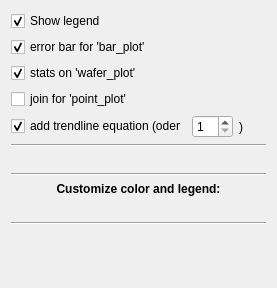
                 <widget class="QWidget" name="scrollAreaWidgetContents_8">
                  <property name="geometry">
                   <rect>
                    <x>0</x>
                    <y>0</y>
                    <width>277</width>
                    <height>288</height>
                   </rect>
                  </property>
                  <layout class="QVBoxLayout" name="verticalLayout_11">
                   <item>
                    <widget class="QCheckBox" name="cb_legend_visible">
                     <property name="text">
                      <string>Show legend</string>
                     </property>
                     <property name="checked">
                      <bool>true</bool>
                     </property>
                    </widget>
                   </item>
                   <item>
                    <widget class="QCheckBox" name="cb_show_err_bar_plot">
                     <property name="text">
                      <string>error bar for 'bar_plot'</string>
                     </property>
                     <property name="checked">
                      <bool>true</bool>
                     </property>
                    </widget>
                   </item>
                   <item>
                    <widget class="QCheckBox" name="cb_wafer_stats">
                     <property name="text">
                      <string>stats on 'wafer_plot'</string>
                     </property>
                     <property name="checked">
                      <bool>true</bool>
                     </property>
                    </widget>
                   </item>
                   <item>
                    <widget class="QCheckBox" name="cb_join_for_point_plot">
                     <property name="text">
                      <string>join for 'point_plot'</string>
                     </property>
                    </widget>
                   </item>
                   <item>
                    <layout class="QHBoxLayout" name="horizontalLayout_126">
                     <item>
                      <widget class="QCheckBox" name="cb_trendline_eq">
                       <property name="text">
                        <string>add trendline equation (oder</string>
                       </property>
                       <property name="checked">
                        <bool>true</bool>
                       </property>
                      </widget>
                     </item>
                     <item>
                      <widget class="QDoubleSpinBox" name="spb_trendline_oder">
                       <property name="decimals">
                        <number>0</number>
                       </property>
                       <property name="minimum">
                        <double>1.000000000000000</double>
                       </property>
                       <property name="maximum">
                        <double>10.000000000000000</double>
                       </property>
                      </widget>
                     </item>
                     <item>
                      <widget class="QLabel" name="label_18">
                       <property name="text">
                        <string>)</string>
                       </property>
                      </widget>
                     </item>
                     <item>
                      <spacer name="horizontalSpacer_5">
                       <property name="orientation">
                        <enum>Qt::Horizontal</enum>
                       </property>
                       <property name="sizeHint" stdset="0">
                        <size>
                         <width>40</width>
                         <height>20</height>
                        </size>
                       </property>
                      </spacer>
                     </item>
                    </layout>
                   </item>
                   <item>
                    <widget class="Line" name="line_3">
                     <property name="orientation">
                      <enum>Qt::Horizontal</enum>
                     </property>
                    </widget>
                   </item>
                   <item>
                    <layout class="QHBoxLayout" name="legends_loc">
                     <item>
                      <spacer name="horizontalSpacer_35">
                       <property name="orientation">
                        <enum>Qt::Horizontal</enum>
                       </property>
                       <property name="sizeHint" stdset="0">
                        <size>
                         <width>40</width>
                         <height>20</height>
                        </size>
                       </property>
                      </spacer>
                     </item>
                    </layout>
                   </item>
                   <item>
                    <widget class="Line" name="line">
                     <property name="orientation">
                      <enum>Qt::Horizontal</enum>
                     </property>
                    </widget>
                   </item>
                   <item>
                    <widget class="QLabel" name="label_13">
                     <property name="font">
                      <font>
                       <pointsize>9</pointsize>
                       <bold>true</bold>
                      </font>
                     </property>
                     <property name="text">
                      <string>Customize color and legend:</string>
                     </property>
                     <property name="alignment">
                      <set>Qt::AlignCenter</set>
                     </property>
                    </widget>
                   </item>
                   <item>
                    <layout class="QHBoxLayout" name="main_layout"/>
                   </item>
                   <item>
                    <layout class="QHBoxLayout" name="horizontalLayout_13">
                     <item>
                      <spacer name="horizontalSpacer_48">
                       <property name="orientation">
                        <enum>Qt::Horizontal</enum>
                       </property>
                       <property name="sizeHint" stdset="0">
                        <size>
                         <width>40</width>
                         <height>20</height>
                        </size>
                       </property>
                      </spacer>
                     </item>
                    </layout>
                   </item>
                   <item>
                    <widget class="Line" name="line_2">
                     <property name="orientation">
                      <enum>Qt::Horizontal</enum>
                     </property>
                    </widget>
                   </item>
                   <item>
                    <spacer name="verticalSpacer_3">
                     <property name="orientation">
                      <enum>Qt::Vertical</enum>
                     </property>
                     <property name="sizeHint" stdset="0">
                      <size>
                       <width>20</width>
                       <height>40</height>
                      </size>
                     </property>
                    </spacer>
                   </item>
                  </layout>
                 </widget>
